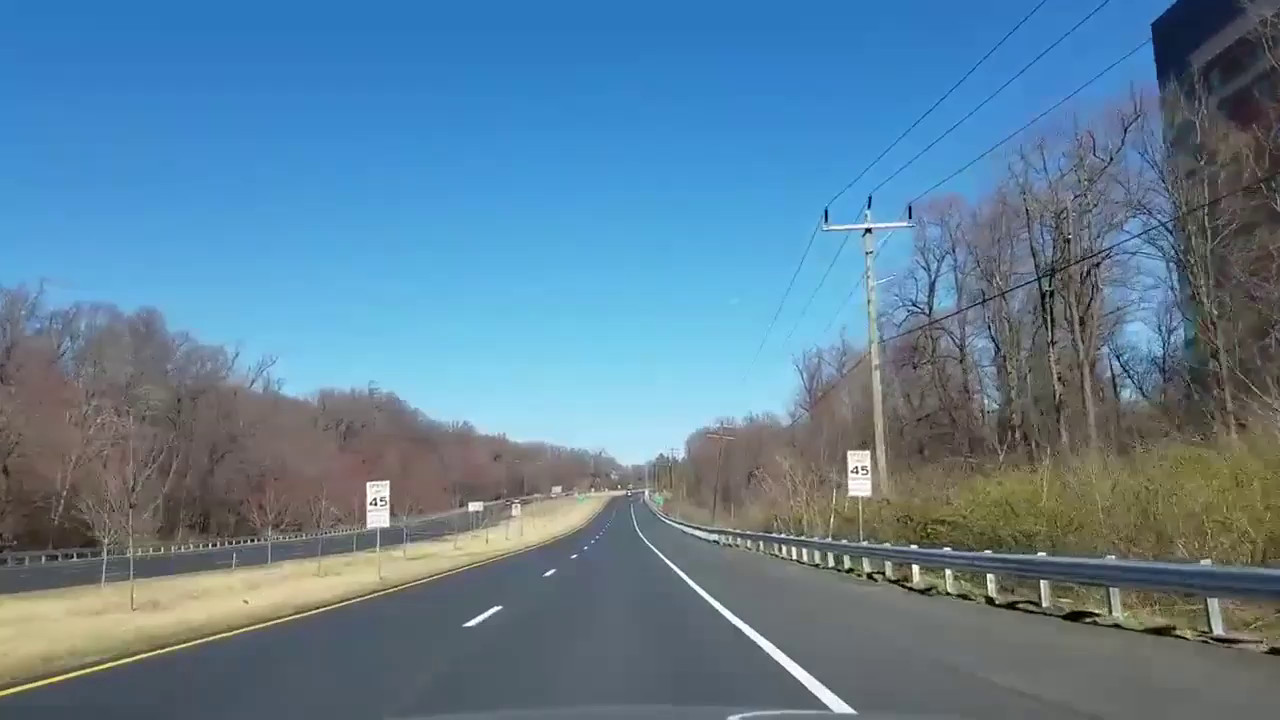
#> input picture Detect_road/data/lane3.jpg, 1280 x 720 px, found by its file name
$ python Lanes_detection_hough_transform_img.py
#> lines starting #> are read from the running program, lines starting #| are printed output that depends on the picture; after the words box and inside, x2 and y2 are one past the last pixel; in counts of white or black regions, pixels touching at a corner belong together
#> further down, img is the input picture: shape (720, 1280, 3); mean B, G, R 150.4, 127.9, 95.1
import cv2
import numpy as np
import matplotlib.pyplot as plt

df = "D:\CODE\DEEP_LEARNING__COMPUTER_VISION\Computer_vision\OpenCV4\Project\Detect_road\data"

def make_coordinates(img, line_parameters):
    slope, intercept = line_parameters
    print(img.shape)
    y1 = img.shape[0]
    y2 = int(y1 * (3/4))
    x1 = int((y1 - intercept)/ slope)
    x2 = int((y2 - intercept)/ slope)
    return np.array([x1, y1, x2, y2])


def average_slope_intercept(img, lines):
    left_fit = []
    right_fit = []
    for line in lines:
        x1, y1, x2, y2 = line.reshape(4)
        parameters = np.polyfit((x1, x2), (y1, y2), 1)
        slope = parameters[0]
        intercept = parameters[1]
        if slope < 0:
            left_fit.append((slope, intercept))

        else:
            right_fit.append((slope, intercept))
    # [8 lines of commented-out code are left out]
    left_fit_average = np.average(left_fit, axis= 0)
    right_fit_average = np.average(right_fit, axis= 0)
    left_line = make_coordinates(img, left_fit_average)
    right_line = make_coordinates(img, right_fit_average)
    return np.array([left_line, right_line])


def canny(img):
    gray = cv2.cvtColor(img, cv2.COLOR_BGR2GRAY)
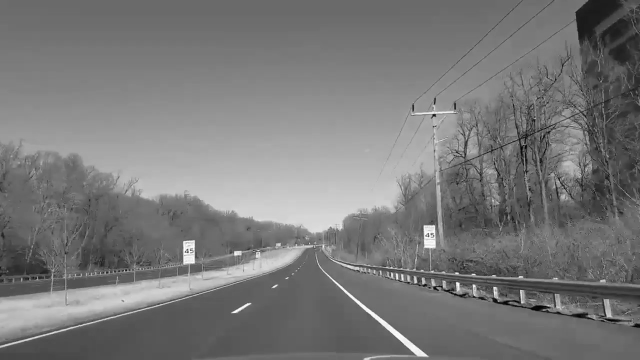
#> gray: shape (720, 1280) (shown at 1/2 size); min 0, max 255, mean 120.6
    blur = cv2.GaussianBlur(gray, (3, 3), 0)
    canny = cv2.Canny(blur, 50, 120)
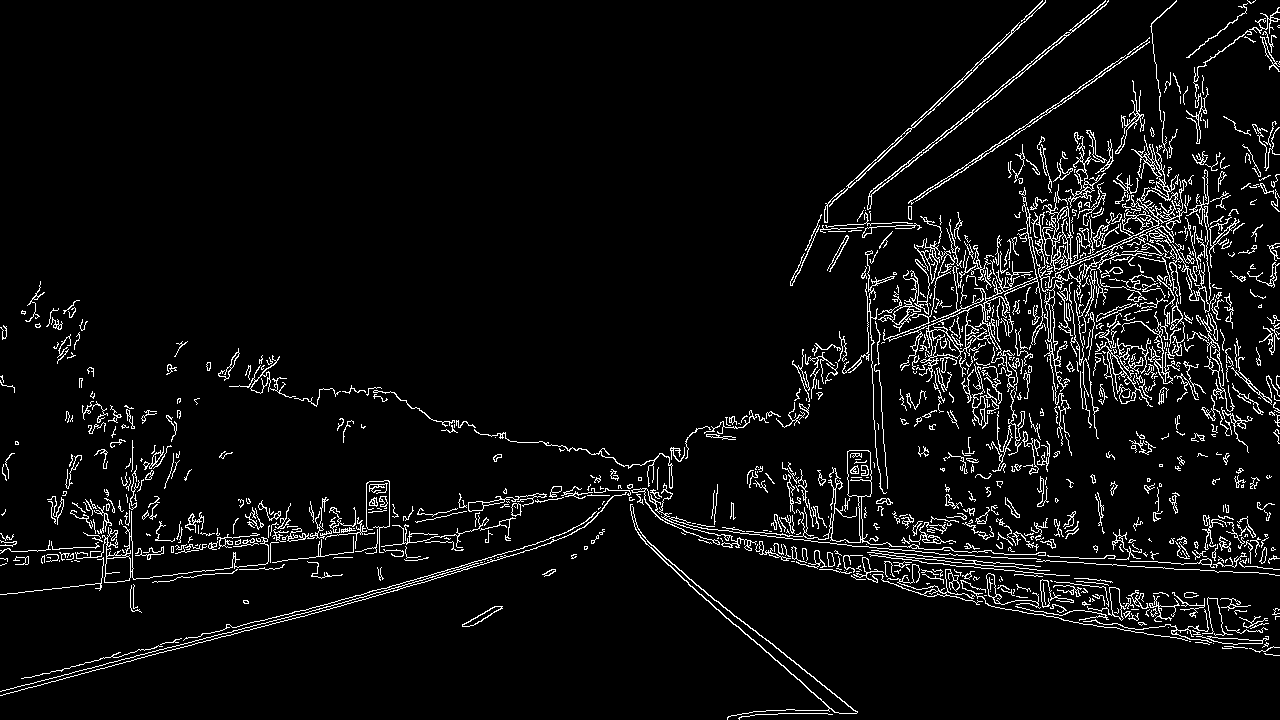
#> canny: shape (720, 1280); 5.5% white in thin lines or dots
    return canny

# [9 lines of commented-out code are left out]


def display_lines(img, lines):
    line_img = np.zeros_like(img)
    if lines is not None:
        for x1, y1, x2, y2 in lines:
            cv2.line(line_img, (x1, y1), (x2, y2), (255, 0, 0), 3)
    return line_img

# hàm này dùng để tạo ra hình tam giác và giúp canny có thể detect ra dc vùng mà mình cần để detection
def region_of_interest(img):
    height = img.shape[0]
    polygons = np.array([
        [(290, height), (890, height), (620, 500)]
        ])
    mask = np.zeros_like(img)
    cv2.fillPoly(mask, polygons, 255)
#> mask: shape (720, 1280); 7.2% white; 1 white region, box (x1, y1, x2, y2) and area: (291, 500, 890, 720) 66080
    masked_img = cv2.bitwise_and(img, mask)
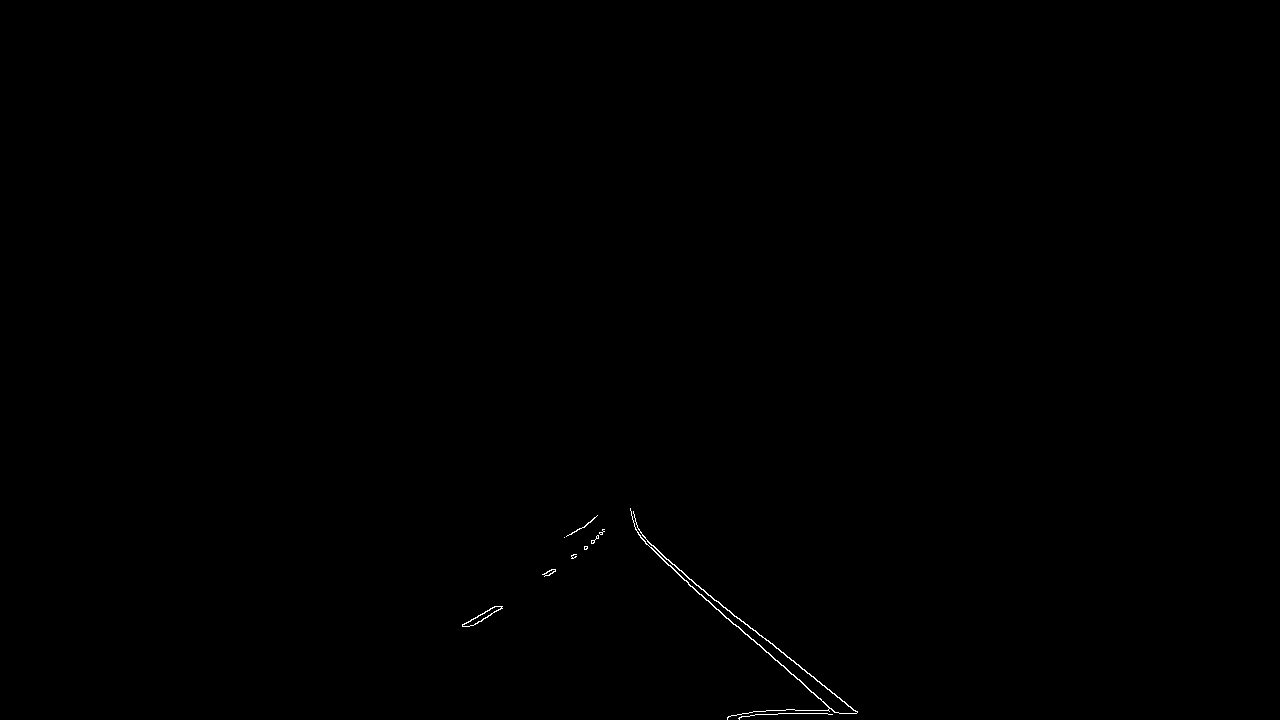
#> masked_img: shape (720, 1280); 0.14% white in thin lines or dots, all inside (x1, y1, x2, y2) = (462, 508, 858, 720)
    return masked_img


img = cv2.imread(df + "\lane3.jpg")
lane_img = np.copy(img)
Canny_img = canny(lane_img)
cropped_img = region_of_interest(Canny_img)

lines = cv2.HoughLinesP(cropped_img, 2, np.pi/180, 50, np.array([]),minLineLength=15, maxLineGap=2)
#> lines = 17 rows, first 6: [735, 624, 781, 665], [684, 574, 706, 592], [659, 552, 684, 573], [694, 583, 825, 686], [701, 594, 733, 624], [759, 644, 834, 712]
average_img = average_slope_intercept(lane_img, lines)
#> the loop in average_slope_intercept, `for line in lines:` made 17 passes
#> (x1, y1, x2, y2, slope, intercept) on passes 1 to 8: (735, 624, 781, 665, 0.891, -31.11), (684, 574, 706, 592, 0.818, 14.36), (659, 552, 684, 573, 0.84, -1.56), (694, 583, 825, 686, 0.786, 37.34), (701, 594, 733, 624, 0.938, -63.19), (759, 644, 834, 712, 0.907, -44.16), (670, 565, 699, 594, 1, -105), (778, 713, 827, 713, -3.25e-15, 713)
#> after the loop in average_slope_intercept, `for line in lines:`: left_fit = [(-3.25e-15, 713), (-2.87e-15, 710), (-0.576, 891), (-0.667, 940.3), (-0.733, 973.7)]; right_fit = [(0.891, -31.11), (0.818, 14.36), (0.84, -1.56), (0.786, 37.34), (0.938, -63.19), (0.907, -44.16), (1, -105), (0.789, 35.42), (1, -104), (4.6e-15, 714), (1.33, -322), (0.941, -67.18)]
#> in average_slope_intercept, `left_fit_average = np.average(left_fit, axis= 0)`: left_fit_average = [-0.395, 845.6]
#> in average_slope_intercept, `right_fit_average = np.average(right_fit, axis= 0)`: right_fit_average = [0.854, 5.24]
#> in make_coordinates, `slope, intercept = line_parameters`: slope = -0.395; intercept = 845.6
#| (720, 1280, 3)
#> in make_coordinates, `x1 = int((y1 - intercept)/ slope)`: x1 = 317
#> in make_coordinates, `x2 = int((y2 - intercept)/ slope)`: x2 = 773
#> in average_slope_intercept, `left_line = make_coordinates(img, left_fit_average)`: left_line = [317, 720, 773, 540]
#| (720, 1280, 3)
#> in average_slope_intercept, `right_line = make_coordinates(img, right_fit_average)`: right_line = [837, 720, 626, 540]
#> average_img = [[317, 720, 773, 540], [837, 720, 626, 540]]
line_img = display_lines(lane_img, average_img)
#> the loop in display_lines, `for x1, y1, x2, y2 in lines:` made 2 passes
combo_img = cv2.addWeighted(lane_img, 0.8, line_img, 1, 1)
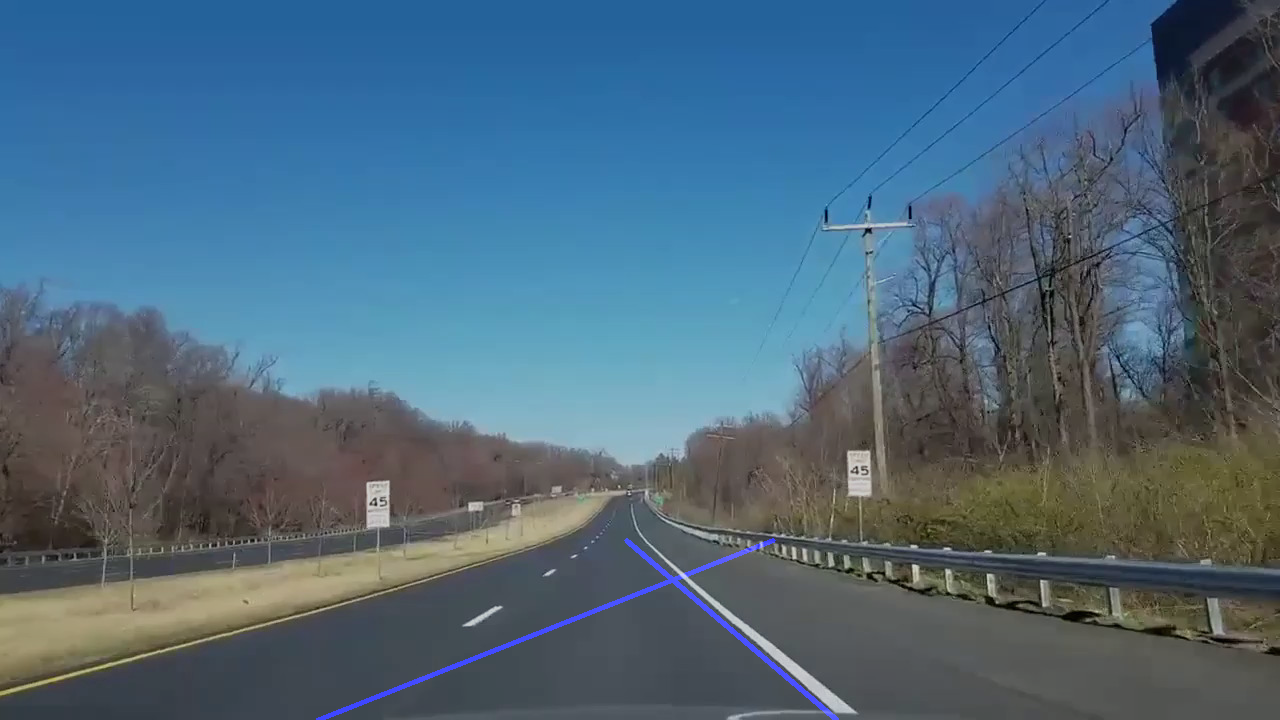
#> combo_img: shape (720, 1280, 3); mean B, G, R 122, 103.3, 77
plt.imshow(line_img)
plt.show()


# [6 lines of commented-out code are left out]

$ run again, with Detect_road/data/lane1.jpg copied over Detect_road/data/lane3.jpg
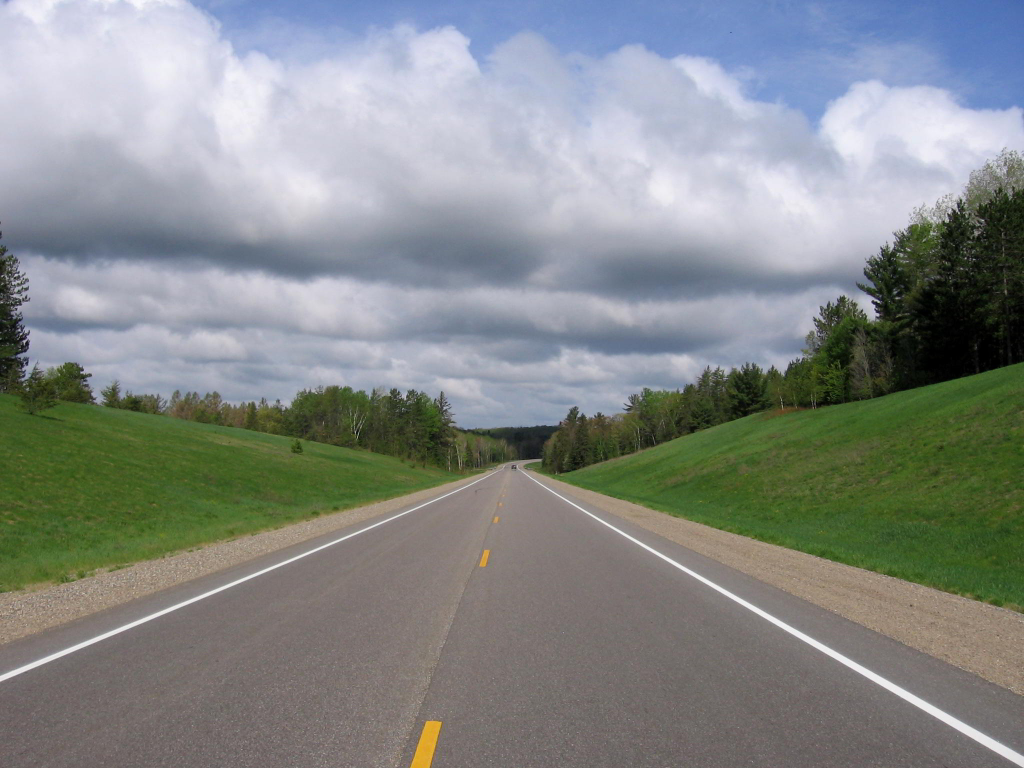
#> input picture Detect_road/data/lane1.jpg, 2048 x 1536 px, found by its file name (shown at 1/2 size)
#> img is the input picture: shape (1536, 2048, 3); mean B, G, R 136.1, 137.2, 132.5
#> in canny, `canny = cv2.Canny(blur, 50, 120)`:
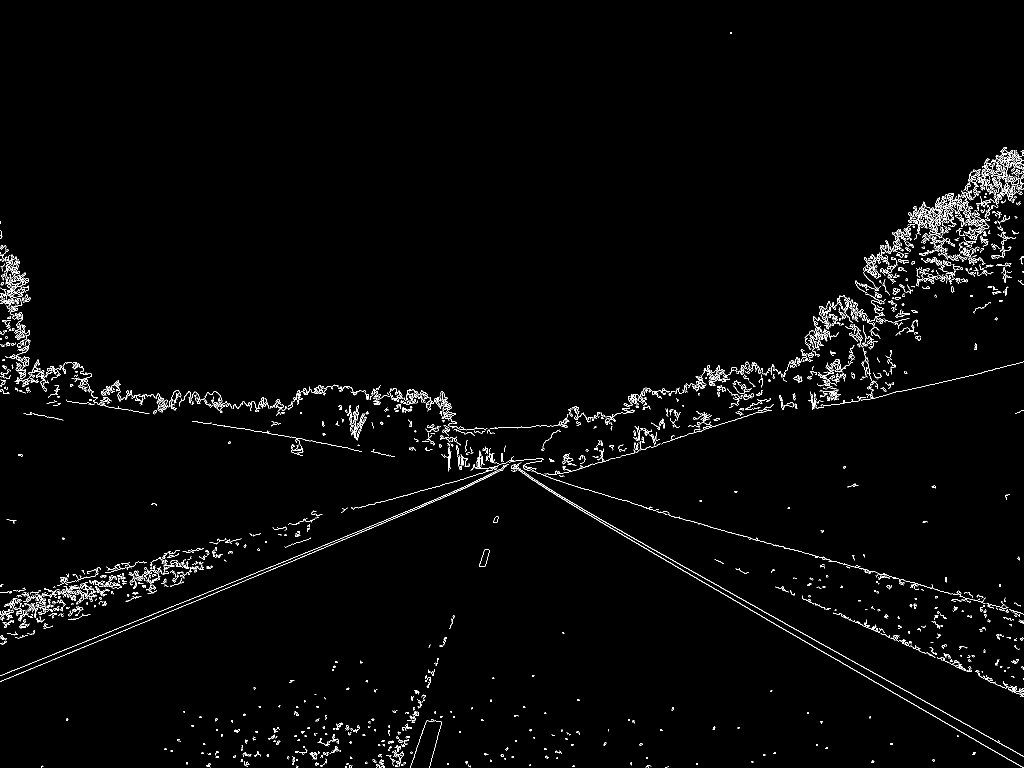
#> canny: shape (1536, 2048) (shown at 1/2 size); 1.8% white in thin lines or dots
#> mask: shape (1536, 2048); 9.9% white; 1 white region, box (x1, y1, x2, y2) and area: (290, 500, 891, 1536) 311836
#> masked_img: shape (1536, 2048); 0.19% white in thin lines or dots, all inside (x1, y1, x2, y2) = (329, 769, 875, 1536)
#> lines = 19 rows, first 6: [401, 1190, 762, 1044], [536, 1142, 688, 1078], [511, 862, 583, 874], [591, 1505, 611, 1505], [788, 1511, 806, 1511], [451, 1085, 482, 1077]
#> the loop in average_slope_intercept, `for line in lines:` made 19 passes
#> (x1, y1, x2, y2, slope, intercept) on passes 1 to 8: (401, 1190, 762, 1044, -0.404, 1352.2), (536, 1142, 688, 1078, -0.421, 1367.7), (511, 862, 583, 874, 0.167, 776.8), (591, 1505, 611, 1505, -1.81e-14, 1505), (788, 1511, 806, 1511, -6.23e-15, 1511), (451, 1085, 482, 1077, -0.258, 1201.4), (462, 1172, 549, 1136, -0.414, 1363.2), (671, 891, 700, 897, 0.207, 752.2)
#> after the loop in average_slope_intercept, `for line in lines:`: left_fit = [(-0.404, 1352.2), (-0.421, 1367.7), (-1.81e-14, 1505), (-6.23e-15, 1511), (-0.258, 1201.4), (-0.414, 1363.2), (-0.267, 1205.9), (-0.0625, 1509.5), (-0.434, 1377.7), (-0.278, 1212.3), (-8.07e-15, 1454), (-0.4, 1357), (-0.313, 1271.4), (-2.67, 3715.7)]; right_fit = [(0.167, 776.8), (0.207, 752.2), (9, -5469), (0.208, 751.6), (2.29, -483.9)]
#> left_fit_average = [-0.423, 1528.9]
#> right_fit_average = [2.37, -734.5]
#> in make_coordinates, `slope, intercept = line_parameters`: slope = -0.423; intercept = 1528.9
#| (1536, 2048, 3)
#> in make_coordinates, `x1 = int((y1 - intercept)/ slope)`: x1 = -16
#> in make_coordinates, `x2 = int((y2 - intercept)/ slope)`: x2 = 891
#> left_line = [-16, 1536, 891, 1152]
#| (1536, 2048, 3)
#> right_line = [956, 1536, 794, 1152]
#> average_img = [[-16, 1536, 891, 1152], [956, 1536, 794, 1152]]
#> the loop in display_lines, `for x1, y1, x2, y2 in lines:` made 2 passes
#> `combo_img = cv2.addWeighted(lane_img, 0.8, line_img, 1, 1)`:
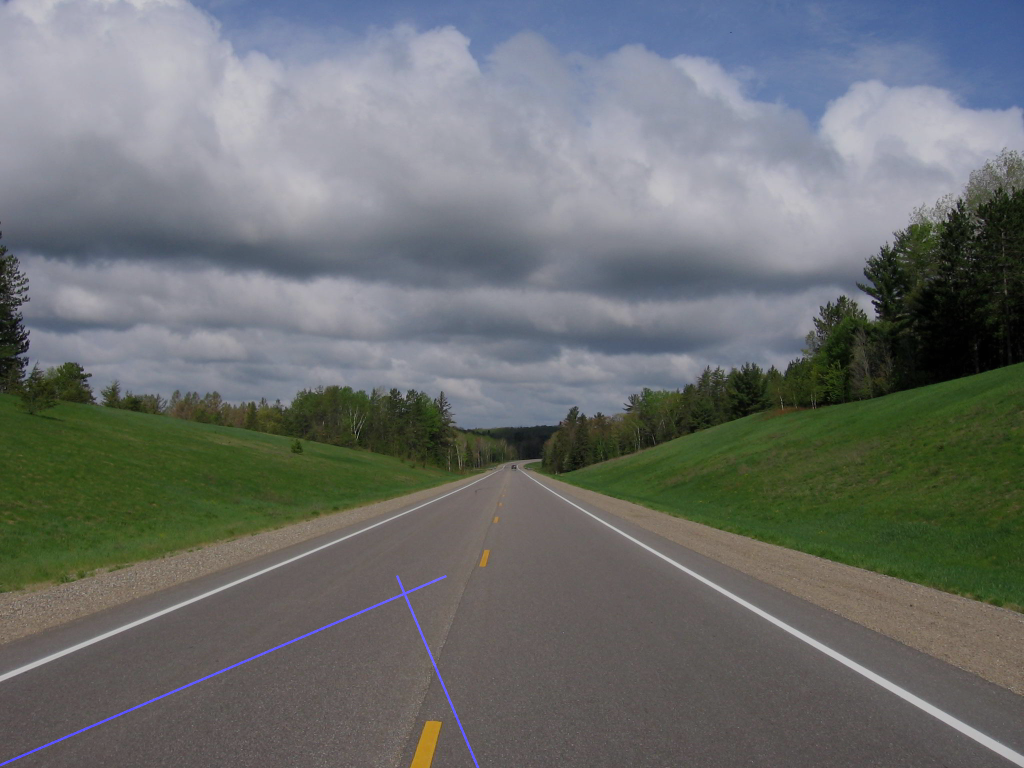
#> combo_img: shape (1536, 2048, 3) (shown at 1/2 size); mean B, G, R 110.2, 110.8, 107
